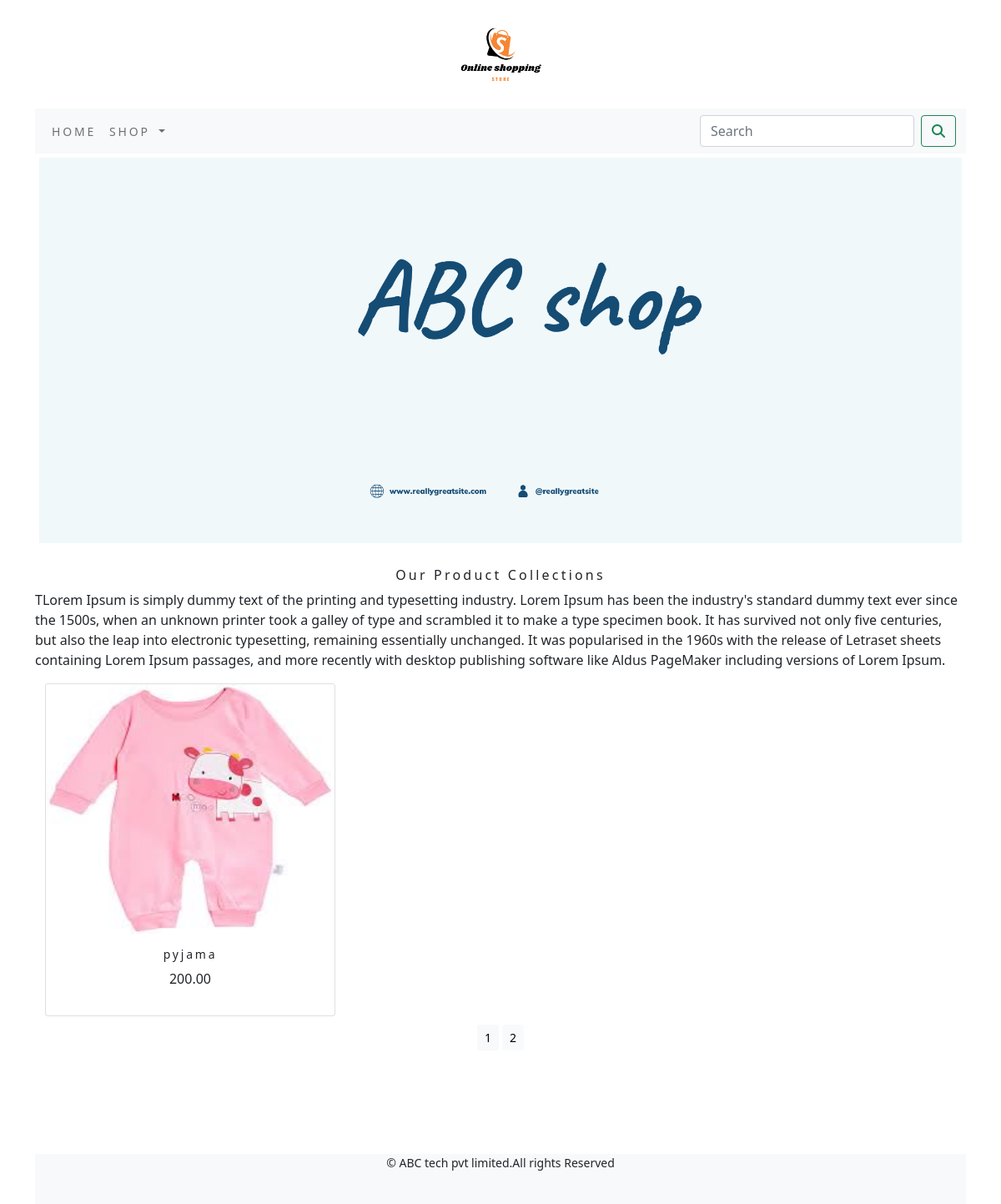
Screenshot of /shop/?page=2 with the database file from the repository.
### shop/models.py (models this page shows, shortened)
class Product(models.Model):
    name=models.CharField(max_length=200,unique=True)
    slug=models.SlugField(max_length=200,unique=True)
    description=models.TextField(blank=True)
    price=models.DecimalField(max_digits=10,decimal_places=2)
    category=models.ForeignKey(Category,on_delete=models.CASCADE)
    image = models.ImageField(upload_to='product', blank=True)
    stock=models.IntegerField()
    available=models.BooleanField(default=True)
    created=models.DateTimeField(auto_now_add=True)
    updated=models.DateTimeField(auto_now=True)
    def get_url(self):
        return reverse('shop:prodCatdetail',args=[self.category.slug,self.slug])
    class Meta:
        ordering=('name',)
        verbose_name='product'
        verbose_name_plural='products'

### shop/views.py (the view)
# urls.py: path('',views.allProdCat,name='allProdCat'),
def allProdCat(request,c_slug=None):
    c_page=None
    products_list=None
    if c_slug != None:
        c_page=get_object_or_404(Category,slug=c_slug)
        products_list=Product.objects.all().filter(category=c_page,available=True)
    else:
        products_list=Product.objects.all().filter(available=True)
    paginator=Paginator(products_list,6)
    try:
        page=int(request.GET.get('page','1'))
    except:
        page=1
    try:
        products=paginator.page(page)
    except (EmptyPage,InvalidPage):
        products=paginator.page(paginator.num_pages)
    return render(request,'category.html',{'category':c_page,'products':products})

### cart/context_processors.py (called while the page is built)
def counter(request):
    item_count=0
    if 'admin' in request.path:
        return {}
    else:
        try:
            cart=Cart.objects.filter(cart_id=_cart_id(request))
            cart_items=CartItem.objects.all().filter(cart=cart[:1])
            for cart_item in cart_items:
                item_count += cart_item.quantity
        except Cart.DoesNotExist:
            item_count=0
    return dict(item_count=item_count)

### cart/views.py (called while the page is built)
def _cart_id(request):
    cart=request.session.session_key
    if not cart:
        cart=request.session.create()
    return cart

### shop/context_processors.py (called while the page is built)
def menu_links(request):
    links=Category.objects.all()
    return dict(links=links)

### shop/models.py (called while the page is built)
    def get_url(self):
        return reverse('shop:products_by_category',args=[self.slug])

### templates/category.html (shortened to what this page needs)
{% extends 'base.html' %}
{% load static %}
{% block content %}
<div class="mx_auto">
    {% if category %}
    <img class="my_image" src="{{category.image.url}}" alt="{{category.name}}">
</div>
    <br>
<div>
    <h1 class="text-center my_title">{{category.name}}</h1>
    <p class="text-justify">{{category.description}}</p>
</div>
    {% else %}
    <div>
        <img class="my_image my_image_padding" src="{%static 'img/banner.png' %}" alt="Our products">
    </div><br>
    <div>
        <h1 class="text-center my_title">Our Product Collections</h1>
        <p class="text-justify">TLorem Ipsum is simply dummy text of the printing and typesetting industry. Lorem
            Ipsum has been the industry's standard dummy text ever since the 1500s, when an
            unknown printer took a galley of type and scrambled it to make a type specimen book.
            It has survived not only five centuries, but also the leap into electronic typesetting,
            remaining essentially unchanged. It was popularised in the 1960s with the release of Letraset
            sheets containing Lorem Ipsum passages, and more recently with desktop publishing software like Aldus PageMaker including versions of Lorem Ipsum.</p>
    </div>
    {% endif %}
<div class="container">
    <div class="row mx_auto">
        {% for product in products.object_list %}
        <div class="my_bottom_margin col-9 col-sm-12 col-md-4">
            <div class="card text-center" style="height:100%;width:100%">
                 <a href="{{product.get_url}}"><img style="height:300px" class="card-img-top my_image" src="{{product.image.url}}" alt="{{product.name}}"> </a>
                <div class="card-body">
                    <h4>{{product.name}}</h4>
                    <p>{{product.price}}</p>
                </div>
            </div>
        </div>
        {% endfor %}
    </div>
    <div class="mx-auto">
        {% if products.paginator.num_pages > 1 %}
        <div class="text-center">
            {% for pg in products.paginator.page_range %}
            <a href="?page={{pg}}" class="btn btn-light btn-sm {% if products.number == pg %} active {% endif %}}">{{pg}}</a>
            {% endfor %}
        </div>
         {% endif %}
    </div>
    <br>
</div>
{% endblock %}

### static/css/custom.css (style rules this page uses)
body { font-family: 'Roboto', sans-serif; }
.my_image { width: 100%; height: auto; }
.my_title { font-size:16px; text_transform:uppercase; letter-spacing:.2em; }
.my_image_padding { padding:5px; }
.my_bottom_margin { margin-bottom:10px; }
.card-body h4 { font-size:14px; text_transform:uppercase; letter-spacing:.2em; }

### rows the page displays
Product: image (picture), name "pyjama", price "200.00"

### other values shown
{{ pg }} "1" "2"
